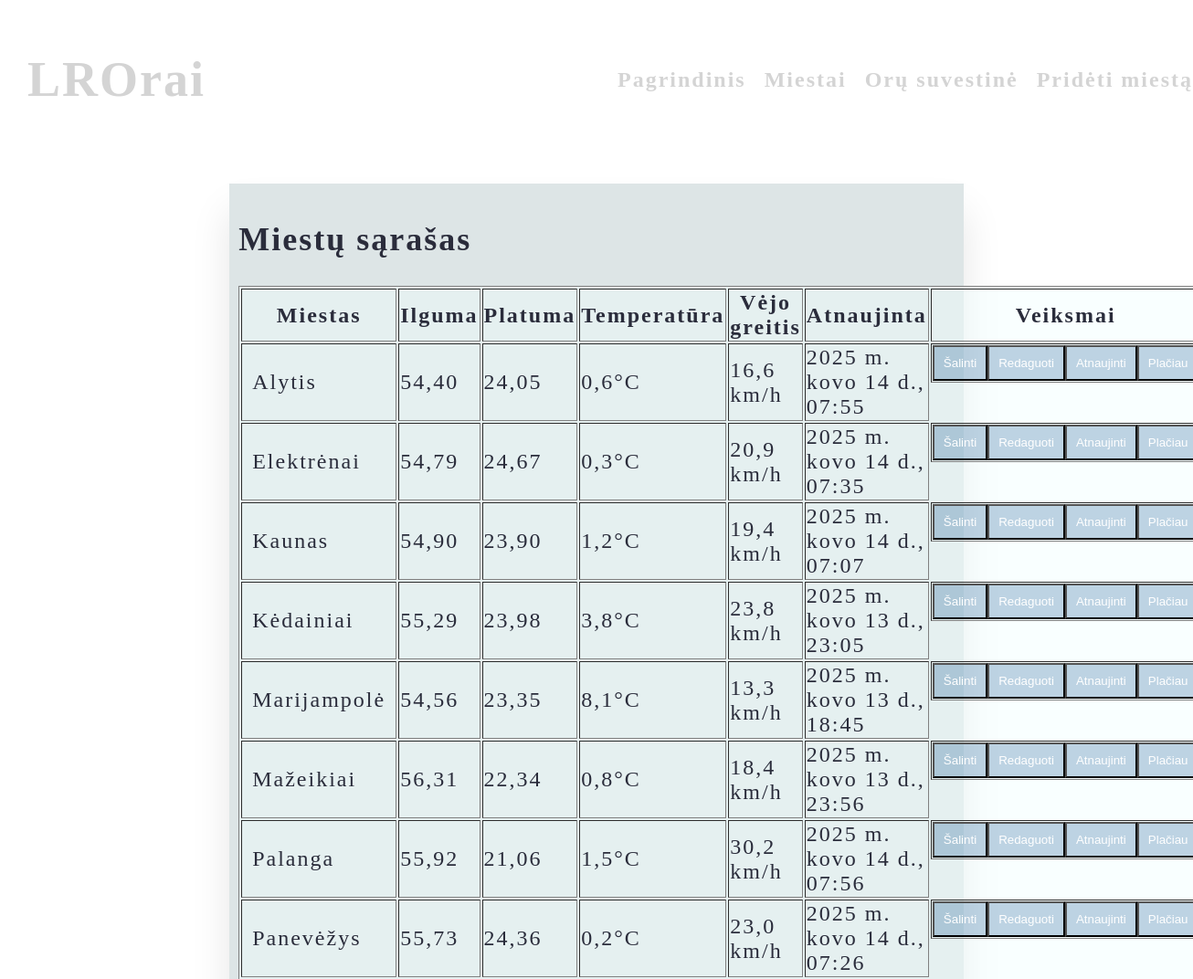
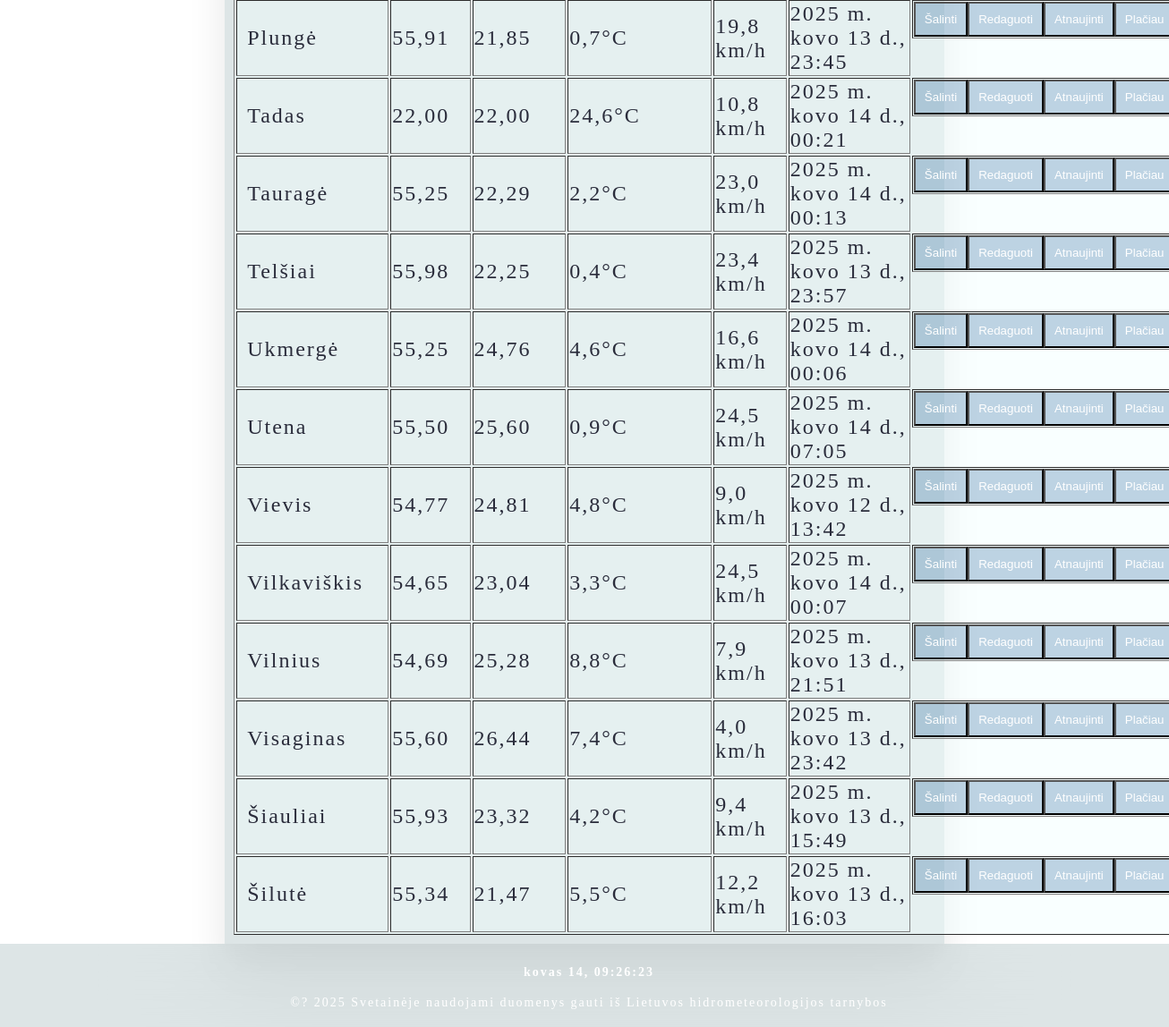
The page /orai/summary on the database as committed earlier (2 pictures, top to bottom).
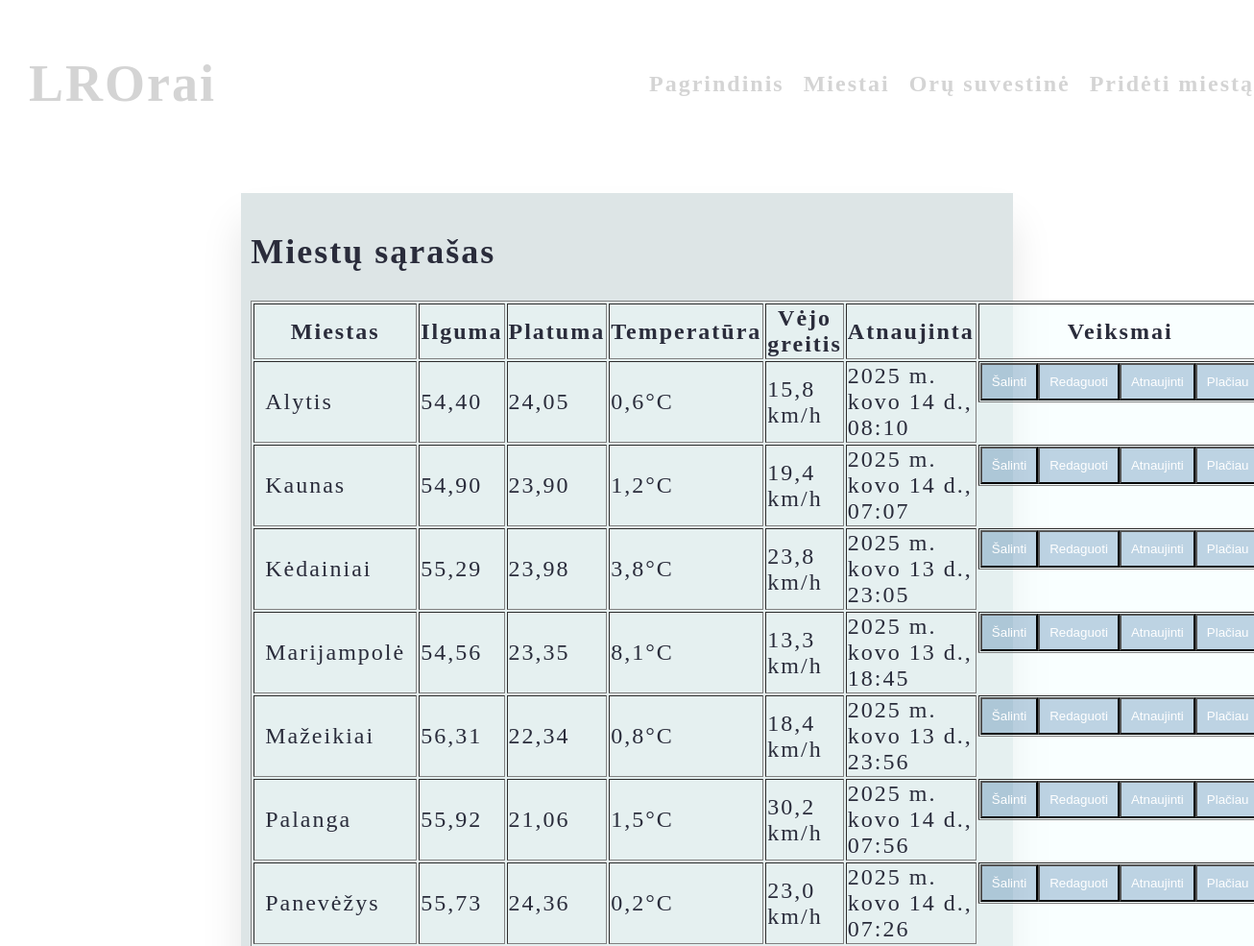
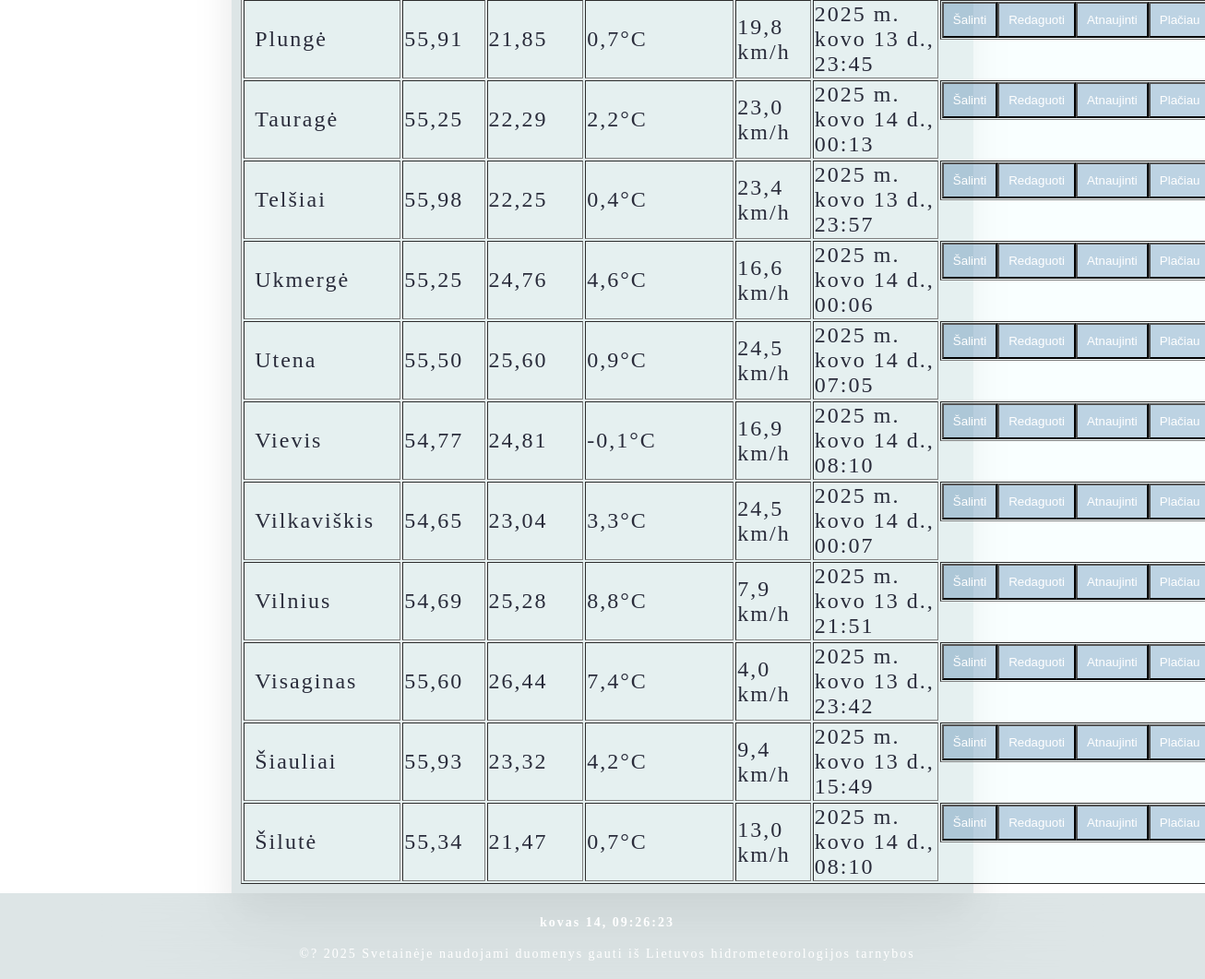
The same page on the database as committed later (2 pictures, top to bottom).
### weathers/models.py (models this page shows, shortened)
class City(models.Model):
    name = models.CharField(max_length=50, default='', blank=True, unique=True)
    country = models.CharField(max_length=50, blank=True, null=True)
    administrative_division = models.CharField(max_length=80, blank=True, null=True)
    latitude = models.FloatField(default=0)
    longitude = models.FloatField(default=0)
    class Meta:
        ordering = ["name"]

class CityWeathers(models.Model):
    city = models.ForeignKey(City, on_delete=models.CASCADE)
    temperature = models.FloatField(default=0)
    wind_speed = models.FloatField(default=0)
    updated_at = models.DateTimeField(default=now)

### weathers/views.py (the view)
# urls.py: path("summary", views.summary, name="summary"),
def summary(request):
    return render(request, "weathers/summary.html", {"cities": City.objects.all()})

### weathers/views.py (called while the page is built)
def footer_context(request):
    return {"current_date": now()}

### weathers/templates/weathers/summary.html (shortened to what this page needs)
{% extends "main.html" %}
{% block content %}
<div class="center">
    <h2>Miestų sąrašas</h2>
    <table border="1">
        <tr>
            <th>Miestas</th>
            <th>Ilguma</th>
            <th>Platuma</th>
            <th>Temperatūra</th>
            <th>Vėjo greitis</th>
            <th>Atnaujinta</th>
            <th>Veiksmai</th>
        </tr>
        {% for city in cities %}
        <tr>
            <td><a href="{% url 'weathers:city_by_id' city.id %}" class="darkColor">{{ city.name }}</a></td>
            <td>{{ city.latitude|floatformat:2 }}</td>
            <td>{{ city.longitude|floatformat:2 }}</td>
            {% with weather=city.cityweathers_set.last %}
            <td>{{ weather.temperature }}°C</td>
            <td>{{ weather.wind_speed }} km/h</td>
            <td>{{ weather.updated_at }}</td>
            {% endwith %}
            <td class="cityButtons">
                <form action="{% url 'weathers:delete_city' city.id %}" method="POST">
                    <button class="submit" type="submit" onclick='return confirm("Ištrinti?");'>Šalinti</button>
                </form>
                <a href="{% url 'weathers:edit_city' city.id %}">
                    <button class="submit" type="button">Redaguoti</button>
                </a>
                <a href="{% url 'weathers:update_weather' city.id %}">
                    <button class="submit" type="button">Atnaujinti</button>
                </a>
                <a href="{% url 'weathers:city_by_id' city.id %}">
                    <button class="submit" type="button">Plačiau</button>
                </a>
            </td>
        </tr>
        {% endfor %}
    </table>
</div>
{% endblock %}

### templates/main.html (shortened to what this page needs)
{% load static %}
<!DOCTYPE html>
<html lang="en">
<head>
    <link rel="stylesheet" href="{% static 'styles/main.css' %}">
</head>
<body>
    {% include "navbar.html" %}
    <br>
    <section class="container wrapper">
    {% block content %}
    {% endblock %}
    {% include "footer.html" %}
</body>
</html>

### templates/navbar.html
<header>
  <a href="{% url 'home' %}"><h1>LROrai</h1></a>
  <nav class="menu">
    <ul class="sidebar">
      <li><a href="{% url 'home' %}">Pagrindinis</a></li>
      <li><a href="{% url 'weathers:cities' %}">Miestai</a></li>
      <li><a href="{% url 'weathers:summary' %}">Orų suvestinė</a></li>
      <li><a href="{% url 'weathers:add_city' %}">Pridėti miestą</a></li>
    </ul>
  </nav>
</header>

### templates/footer.html
{% load static %}
<link rel="stylesheet" href="{% static 'styles/footer.css' %}">
<footer class="footer">
    <h4>{% now "F j" %}, {% now "H:i:s" %}</h4>
    <p>©? {% now "Y" %} Svetainėje naudojami duomenys gauti iš Lietuvos hidrometeorologijos tarnybos</p>
</footer>

### static/styles/main.css (style rules this page uses)
body { min-height: 100vh; margin: 0; font-size: 24px; letter-spacing: 2px; background-image: url("https://r4.wallpaperflare.com/wallpaper/19/415/594/lithuania-vilnius-the-rain-hd-wallpaper-9a99cdfb29b1c6a6fc91794637fa32e7.jpg"); background-size: cover; color: rgb(255, 255, 255); }
.footer { background-color: #333; color: white; text-align: center; padding: 10px; }
.center { margin: auto; max-width: 60%; min-width: 50%; box-shadow: 0 30px 40px rgba(0,0,0,.1); padding: 10px; }
table { background-color: rgba(240, 255, 255, 0.397); }
div { backdrop-filter: blur(50px); background-color: #1a4c5325; padding: 30px; }
.cityButtons > a { padding: 0; }
.darkColor { color: #2a2c3b; }
.cityButtons { display: inline-flex; color: rgba(5, 5, 22, 0.726); }
h1 { font-size: 54px; color: rgb(212, 212, 212); }
header { width: 100%; font-weight: bold; display: flex; justify-content: space-between; align-items: center; padding: 10px 20px; backdrop-filter: blur(50px); }
ul { display: flex; justify-content: flex-end; align-items: center; list-style: none; padding: 10px; margin: 0; }
.container { grid-template-columns: 30vw 30vw 30vw; color: #2a2c3b; }
a, button { text-decoration: none; padding: 10px; color: rgb(212, 212, 212); }
.citiesButton, .submit { padding: 10px; background-color: #054c8d3f; color: rgb(255, 255, 255); }

### static/styles/footer.css (style rules this page uses)
.footer { color: white; text-align: center; padding: 5px; bottom: 0; width: 100%; font-size: 14px; backdrop-filter: blur(50px); background-color: #1a4c5325; }

Rows that differ between the two databases and show on the page:
removed City: name "Elektrėnai", latitude "54,79", longitude "24,67", cityweathers_set.last.temperature "0,3", cityweathers_set.last.wind_speed "20,9", cityweathers_set.last.updated_at "2025 m. kovo 14 d., 07:35"
removed City: name "Tadas", latitude "22,00", longitude "22,00", cityweathers_set.last.temperature "24,6", cityweathers_set.last.wind_speed "10,8", cityweathers_set.last.updated_at "2025 m. kovo 14 d., 00:21"
changed through a linked row, City "Alytis": cityweathers_set.last.wind_speed "16,6" → "15,8"; cityweathers_set.last.updated_at "2025 m. kovo 14 d., 07:55" → "2025 m. kovo 14 d., 08:10"
changed through a linked row, City "Vievis": cityweathers_set.last.temperature "4,8" → "-0,1"; cityweathers_set.last.wind_speed "9,0" → "16,9"; cityweathers_set.last.updated_at "2025 m. kovo 12 d., 13:42" → "2025 m. kovo 14 d., 08:10"
changed through a linked row, City "Šilutė": cityweathers_set.last.temperature "5,5" → "0,7"; cityweathers_set.last.wind_speed "12,2" → "13,0"; cityweathers_set.last.updated_at "2025 m. kovo 13 d., 16:03" → "2025 m. kovo 14 d., 08:10"
